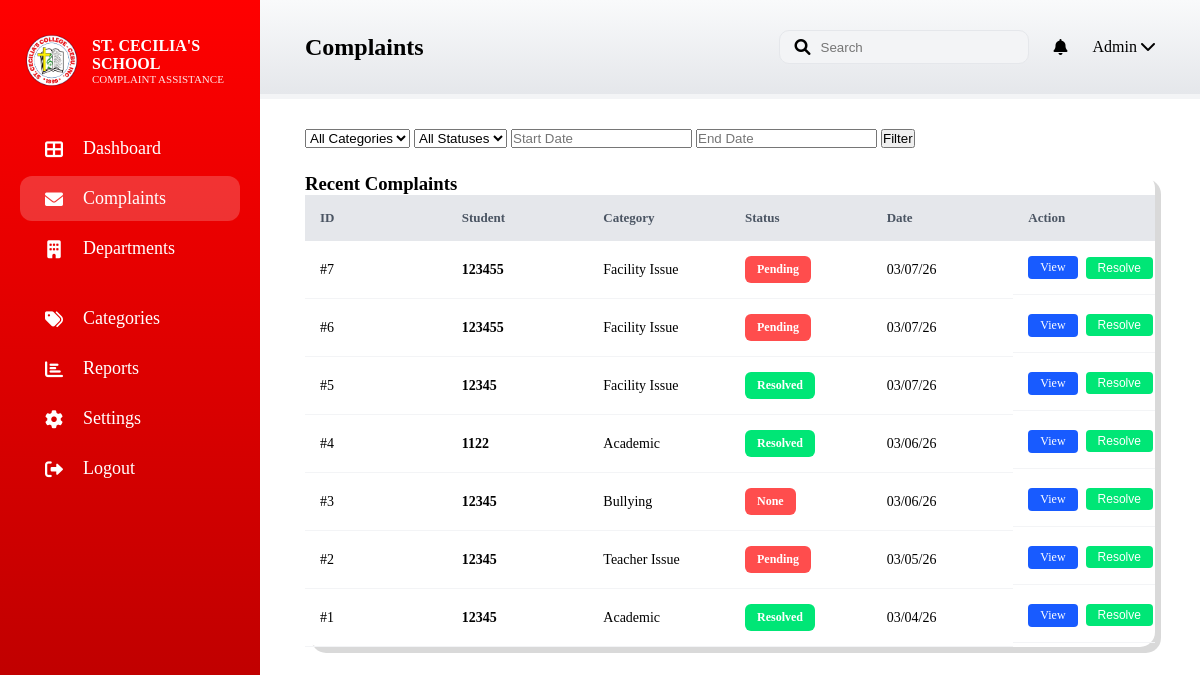
The page /admin/complaints (signed in) on the database as committed earlier.
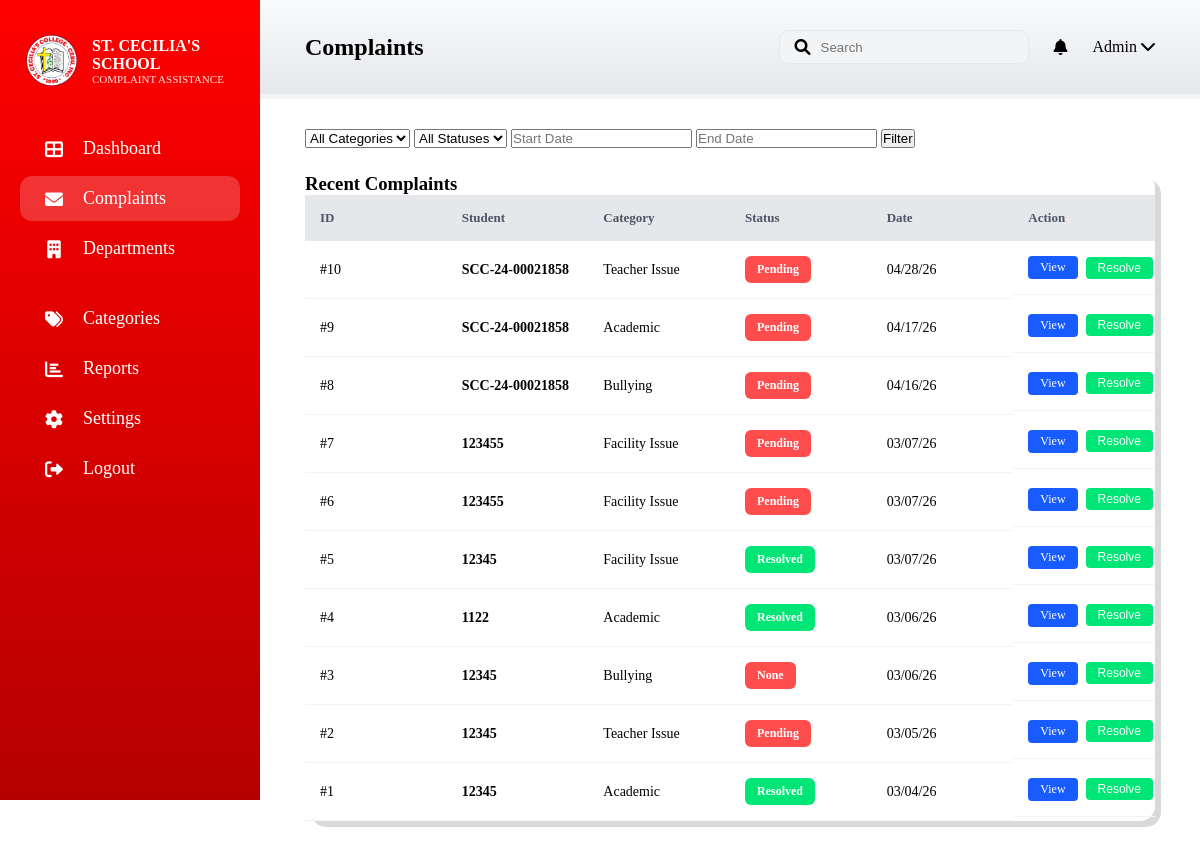
The same page on the database as committed later.
### app.py (models this page shows)
class Complaint(db.Model):
    id = db.Column(db.Integer, primary_key=True)
    student_name = db.Column(db.String(100), nullable=False)
    category = db.Column(db.String(50), nullable=False)
    description = db.Column(db.Text, nullable=False)
    status = db.Column(db.String(20), default='Pending')
    date_posted = db.Column(db.String(20), default=lambda: datetime.now().strftime("%m/%d/%y"))

### app.py (the view)
@app.route('/admin/complaints')
def admin_complaints():
    if session.get('user_role') != 'staff':
        return redirect(url_for('login'))
    search_query = request.args.get('search', '')
    category_filter = request.args.get('category', 'All Categories')
    status_filter = request.args.get('status', 'All Statuses')
    query = Complaint.query
    if search_query:
        query = query.filter(
            (Complaint.student_name.contains(search_query)) |
            (Complaint.category.contains(search_query))
        )
    if category_filter != 'All Categories':
        query = query.filter(Complaint.category == category_filter)
    if status_filter != 'All Statuses':
        query = query.filter(Complaint.status == status_filter)
    all_complaints = query.order_by(Complaint.id.desc()).all()
    return render_template('admin_complaints.html',
                           complaints=all_complaints,
                           search_query=search_query,
                           category_filter=category_filter,
                           status_filter=status_filter)

### templates/admin_complaints.html (shortened to what the changed rows need)
<!DOCTYPE html>
<html lang="en">
<head>
    <link rel="stylesheet" href="{{ url_for('static', filename='style.css') }}">
    <link rel="stylesheet" href="https://cdnjs.cloudflare.com/ajax/libs/font-awesome/6.0.0/css/all.min.css">
</head>
<body class="admin-page">
    <div class="dashboard-wrapper">
        <main class="main-panel">
            <header class="top-header">
                <div class="header-left">
                    <h2>Complaints</h2>
                </div>
            </header>
            <div class="dashboard-content-wrapper">
                <div class="table-container">
                    <table>
                        <thead>
                            <tr>
                                <th>ID</th>
                                <th>Student</th>
                                <th>Category</th>
                                <th>Status</th>
                                <th>Date</th>
                                <th>Action</th>
                            </tr>
                        </thead>
                        <tbody>
                            {% for complaint in complaints %}
                            <tr>
                                <td>#{{ complaint.id }}</td>
                                <td><strong>{{ complaint.student_name }}</strong></td>
                                <td>{{ complaint.category }}</td>
                                <td>
                                <span class="status-pill {{ (complaint.status or 'Pending').lower().replace(' ', '-') }}">                                        {{ complaint.status }}
                                    </span>
                                </td>
                                <td>{{ complaint.date_posted }}</td>
                                <td class="action-buttons">
                                    <a href="{{ url_for('admin_complaints_view', id=complaint.id) }}" class="btn-table-view">View</a>
                                    <button class="btn-table-resolve">Resolve</button>
                                </td>
                            </tr>
                            {% else %}
                            <tr>
                                <td colspan="6" style="text-align: center; padding: 40px;">No complaints found.</td>
                            </tr>
                            {% endfor %}
                        </tbody>
                    </table>
                </div>
            </div>
        </main>
    </div>
</body>
</html>

Rows that differ between the two databases and show on the page:
added Complaint: id "10", student_name "SCC-24-00021858", category "Teacher Issue", status "Pending", date_posted "04/28/26"
added Complaint: id "9", student_name "SCC-24-00021858", category "Academic", status "Pending", date_posted "04/17/26"
added Complaint: id "8", student_name "SCC-24-00021858", category "Bullying", status "Pending", date_posted "04/16/26"
